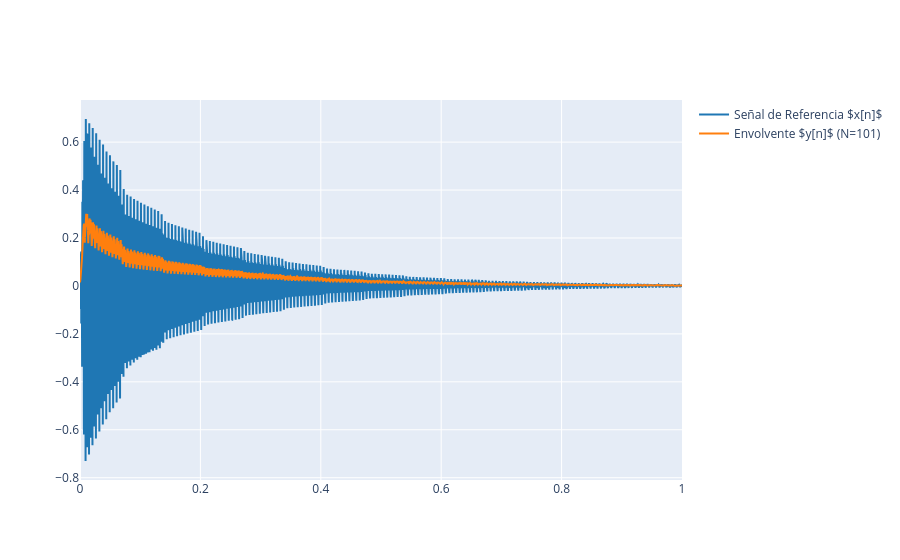

Notebook code cell kept with this figure:
### Markdown cell above
2.2 Load your reference signal and calculate its envelope using the function you designed. Plot the reference signal and envelope in the same figure.

### Code cell
x_ref, fs_ref = load_audio("audio/audio.wav") 

y_env = envelope(x_ref, N)

plot_signals(
    [x_ref, y_env], 
    fs_ref, 
    name=['Reference Signal $x[n]$', f'Envelope $y[n]$ (N={N})'], 
    mode='lines'
)

### Figure 1 — Plotly figure (JSON) as saved in the notebook; plotly's stock layout.template omitted (floating-point values rounded to 4 significant figures; data arrays with more than 128 entries replaced by an {"elided": "..."} marker saying what was removed)
{"data": [{"line": {"color": "#1f77b4", "shape": "linear"}, "mode": "lines", "name": "Señal de Referencia $x[n]$", "type": "scatter", "x": {"elided": "44100 float values"}, "y": {"elided": "44100 float values"}}, {"line": {"color": "#ff7f0e", "shape": "linear"}, "mode": "lines", "name": "Envolvente $y[n]$ (N=101)", "type": "scatter", "x": {"elided": "44100 float values"}, "y": {"elided": "44100 float values"}}], "layout": {}}
